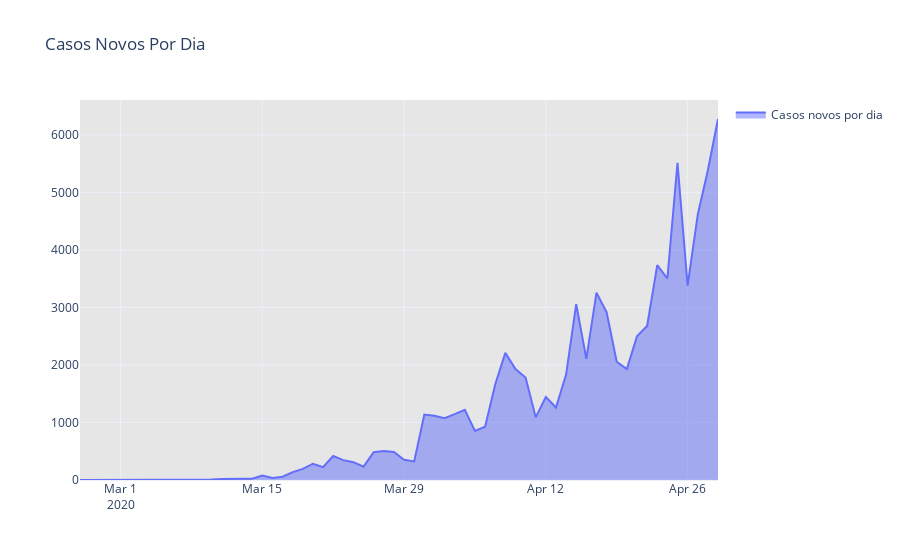

Write notebook code for a chart like this one.
### Code cell
from datetime import datetime
now = datetime.now()
fig2 = go.Figure()
    
fig2.add_trace(go.Scatter(x = casosNovosDia.data, y = casosNovosDia['casosNovos'], name="Casos novos por dia",fill='tonexty'))


fig2.update_layout(title='Casos Novos Por Dia',
                   plot_bgcolor='rgb(230, 230,230)',
                   showlegend=True, template="plotly_white",
)

fig2.show()
plotly.offline.plot(fig2, filename='HTML/NovosCasosBrasilDia.html', auto_open=False)

### Figure 1 — Plotly figure (JSON) as saved in the notebook; plotly's stock layout.template omitted (floating-point values rounded to 4 significant figures)
{"data": [{"fill": "tonexty", "name": "Casos novos por dia", "type": "scatter", "x": ["2020-02-26", "2020-02-27", "2020-02-28", "2020-02-29", "2020-03-01", "2020-03-02", "2020-03-03", "2020-03-04", "2020-03-05", "2020-03-06", "2020-03-07", "2020-03-08", "2020-03-09", "2020-03-10", "2020-03-11", "2020-03-12", "2020-03-13", "2020-03-14", "2020-03-15", "2020-03-16", "2020-03-17", "2020-03-18", "2020-03-19", "2020-03-20", "2020-03-21", "2020-03-22", "2020-03-23", "2020-03-24", "2020-03-25", "2020-03-26", "2020-03-27", "2020-03-28", "2020-03-29", "2020-03-30", "2020-03-31", "2020-04-01", "2020-04-02", "2020-04-03", "2020-04-04", "2020-04-05", "2020-04-06", "2020-04-07", "2020-04-08", "2020-04-09", "2020-04-10", "2020-04-11", "2020-04-12", "2020-04-13", "2020-04-14", "2020-04-15", "2020-04-16", "2020-04-17", "2020-04-18", "2020-04-19", "2020-04-20", "2020-04-21", "2020-04-22", "2020-04-23", "2020-04-24", "2020-04-25", "2020-04-26", "2020-04-27", "2020-04-28", "2020-04-29"], "y": [1, 0, 0, 1, 0, 0, 0, 1, 4, 6, 6, 6, 0, 9, 18, 25, 21, 23, 79, 34, 57, 137, 193, 283, 224, 418, 345, 310, 232, 482, 502, 486, 353, 323, 1138, 1117, 1076, 1146, 1222, 852, 926, 1661, 2210, 1930, 1781, 1089, 1442, 1261, 1832, 3058, 2105, 3257, 2917, 2055, 1927, 2498, 2678, 3735, 3503, 5514, 3379, 4613, 5385, 6276]}], "layout": {"plot_bgcolor": "rgb(230, 230,230)", "showlegend": true, "title": {"text": "Casos Novos Por Dia"}}}
